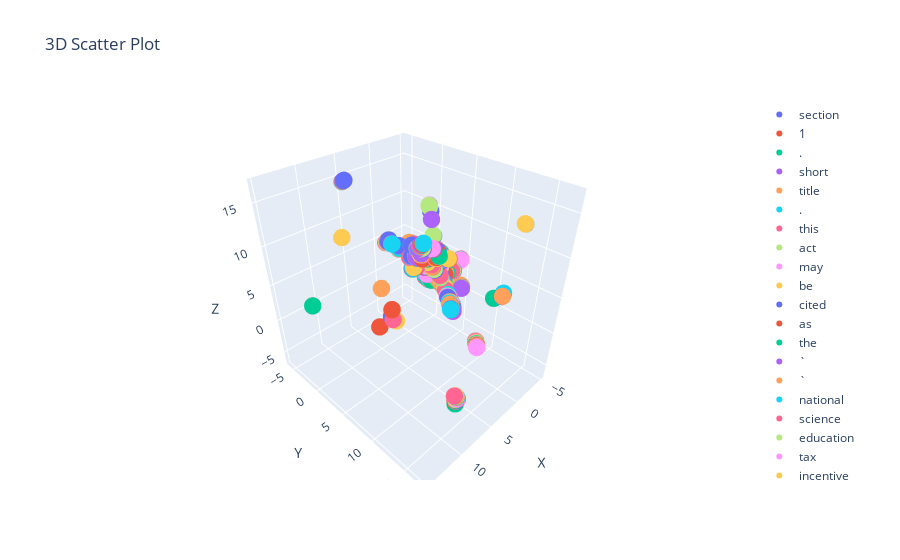

Here is the notebook cell this chart was saved with:
### Code cell
o, l = tokenizeCorpus(elem0)
v = vectorizeCorpus(o)
visualizeCorpus(v, l)
